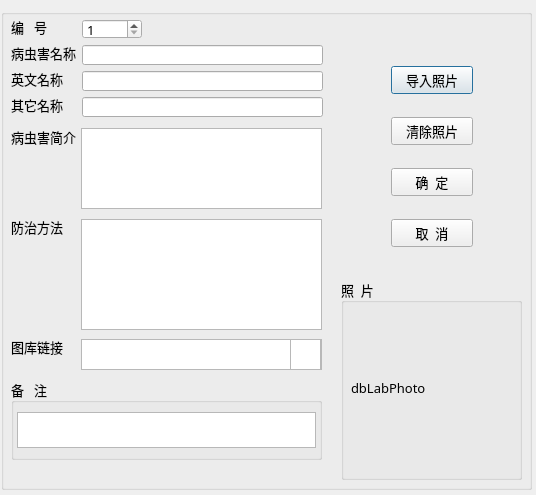
<?xml version="1.0" encoding="UTF-8"?>
<ui version="4.0">
 <class>TDialogData</class>
 <widget class="QDialog" name="TDialogData">
  <property name="geometry">
   <rect>
    <x>0</x>
    <y>0</y>
    <width>536</width>
    <height>495</height>
   </rect>
  </property>
  <property name="font">
   <font>
    <family>宋体</family>
    <pointsize>10</pointsize>
   </font>
  </property>
  <property name="windowTitle">
   <string>编辑记录</string>
  </property>
  <widget class="QGroupBox" name="groupBox_2">
   <property name="geometry">
    <rect>
     <x>1</x>
     <y>9</y>
     <width>531</width>
     <height>481</height>
    </rect>
   </property>
   <property name="title">
    <string/>
   </property>
   <widget class="QLabel" name="label">
    <property name="geometry">
     <rect>
      <x>10</x>
      <y>10</y>
      <width>52</width>
      <height>16</height>
     </rect>
    </property>
    <property name="text">
     <string>编   号</string>
    </property>
    <property name="buddy">
     <cstring>spinCropNo</cstring>
    </property>
   </widget>
   <widget class="QSpinBox" name="spinCropNo">
    <property name="geometry">
     <rect>
      <x>81</x>
      <y>10</y>
      <width>60</width>
      <height>20</height>
     </rect>
    </property>
    <property name="minimum">
     <number>1</number>
    </property>
    <property name="maximum">
     <number>10000</number>
    </property>
   </widget>
   <widget class="QLabel" name="label_2">
    <property name="geometry">
     <rect>
      <x>10</x>
      <y>36</y>
      <width>65</width>
      <height>16</height>
     </rect>
    </property>
    <property name="text">
     <string>病虫害名称</string>
    </property>
    <property name="buddy">
     <cstring>editName</cstring>
    </property>
   </widget>
   <widget class="QLineEdit" name="editName">
    <property name="geometry">
     <rect>
      <x>81</x>
      <y>36</y>
      <width>241</width>
      <height>20</height>
     </rect>
    </property>
   </widget>
   <widget class="QLabel" name="label_3">
    <property name="geometry">
     <rect>
      <x>10</x>
      <y>62</y>
      <width>59</width>
      <height>16</height>
     </rect>
    </property>
    <property name="text">
     <string>英文名称 </string>
    </property>
   </widget>
   <widget class="QLineEdit" name="editEName">
    <property name="geometry">
     <rect>
      <x>81</x>
      <y>62</y>
      <width>241</width>
      <height>20</height>
     </rect>
    </property>
   </widget>
   <widget class="QLabel" name="label_5">
    <property name="geometry">
     <rect>
      <x>10</x>
      <y>88</y>
      <width>52</width>
      <height>16</height>
     </rect>
    </property>
    <property name="text">
     <string>其它名称</string>
    </property>
   </widget>
   <widget class="QLineEdit" name="editOName">
    <property name="geometry">
     <rect>
      <x>81</x>
      <y>88</y>
      <width>241</width>
      <height>20</height>
     </rect>
    </property>
   </widget>
   <widget class="QLabel" name="label_7">
    <property name="geometry">
     <rect>
      <x>10</x>
      <y>120</y>
      <width>71</width>
      <height>16</height>
     </rect>
    </property>
    <property name="text">
     <string>病虫害简介</string>
    </property>
   </widget>
   <widget class="QLabel" name="label_6">
    <property name="geometry">
     <rect>
      <x>10</x>
      <y>210</y>
      <width>52</width>
      <height>16</height>
     </rect>
    </property>
    <property name="text">
     <string>防治方法</string>
    </property>
   </widget>
   <widget class="QLabel" name="label_12">
    <property name="geometry">
     <rect>
      <x>10</x>
      <y>330</y>
      <width>52</width>
      <height>16</height>
     </rect>
    </property>
    <property name="text">
     <string>图库链接</string>
    </property>
   </widget>
   <widget class="QTextEdit" name="editPreMeth">
    <property name="geometry">
     <rect>
      <x>80</x>
      <y>210</y>
      <width>241</width>
      <height>111</height>
     </rect>
    </property>
   </widget>
   <widget class="QTextEdit" name="editDisPro">
    <property name="geometry">
     <rect>
      <x>80</x>
      <y>119</y>
      <width>241</width>
      <height>81</height>
     </rect>
    </property>
   </widget>
   <widget class="QGroupBox" name="groupBox_3">
    <property name="geometry">
     <rect>
      <x>10</x>
      <y>370</y>
      <width>311</width>
      <height>81</height>
     </rect>
    </property>
    <property name="title">
     <string>备   注</string>
    </property>
    <property name="flat">
     <bool>true</bool>
    </property>
    <layout class="QVBoxLayout" name="verticalLayout_3">
     <property name="leftMargin">
      <number>3</number>
     </property>
     <property name="rightMargin">
      <number>3</number>
     </property>
     <item>
      <widget class="QPlainTextEdit" name="editMemo">
       <property name="maximumSize">
        <size>
         <width>16777215</width>
         <height>16777215</height>
        </size>
       </property>
      </widget>
     </item>
    </layout>
   </widget>
   <widget class="QWidget" name="layoutWidget">
    <property name="geometry">
     <rect>
      <x>390</x>
      <y>40</y>
      <width>82</width>
      <height>216</height>
     </rect>
    </property>
    <layout class="QVBoxLayout" name="verticalLayout_2">
     <item>
      <widget class="QPushButton" name="btnSetPhoto">
       <property name="text">
        <string>导入照片</string>
       </property>
       <property name="icon">
        <iconset resource="res.qrc">
         <normaloff>:/images/images/00.JPG</normaloff>:/images/images/00.JPG</iconset>
       </property>
      </widget>
     </item>
     <item>
      <widget class="QPushButton" name="btnClearPhoto">
       <property name="text">
        <string>清除照片</string>
       </property>
       <property name="icon">
        <iconset resource="res.qrc">
         <normaloff>:/images/images/103.bmp</normaloff>:/images/images/103.bmp</iconset>
       </property>
      </widget>
     </item>
     <item>
      <widget class="QPushButton" name="btnOK">
       <property name="text">
        <string>确  定</string>
       </property>
       <property name="icon">
        <iconset resource="res.qrc">
         <normaloff>:/images/images/704.bmp</normaloff>:/images/images/704.bmp</iconset>
       </property>
      </widget>
     </item>
     <item>
      <widget class="QPushButton" name="btnClose">
       <property name="text">
        <string>取  消</string>
       </property>
       <property name="icon">
        <iconset resource="res.qrc">
         <normaloff>:/images/images/706.bmp</normaloff>:/images/images/706.bmp</iconset>
       </property>
      </widget>
     </item>
    </layout>
   </widget>
   <widget class="QGroupBox" name="groupBox">
    <property name="geometry">
     <rect>
      <x>340</x>
      <y>270</y>
      <width>181</width>
      <height>201</height>
     </rect>
    </property>
    <property name="title">
     <string>照  片</string>
    </property>
    <property name="flat">
     <bool>true</bool>
    </property>
    <widget class="QLabel" name="LabPhoto">
     <property name="geometry">
      <rect>
       <x>10</x>
       <y>23</y>
       <width>171</width>
       <height>171</height>
      </rect>
     </property>
     <property name="minimumSize">
      <size>
       <width>150</width>
       <height>0</height>
      </size>
     </property>
     <property name="maximumSize">
      <size>
       <width>350</width>
       <height>16777215</height>
      </size>
     </property>
     <property name="text">
      <string>dbLabPhoto</string>
     </property>
    </widget>
   </widget>
   <widget class="QTextBrowser" name="editGallLink_go">
    <property name="geometry">
     <rect>
      <x>289</x>
      <y>330</y>
      <width>31</width>
      <height>31</height>
     </rect>
    </property>
    <property name="font">
     <font>
      <family>宋体</family>
      <pointsize>12</pointsize>
     </font>
    </property>
    <property name="verticalScrollBarPolicy">
     <enum>Qt::ScrollBarAlwaysOff</enum>
    </property>
    <property name="horizontalScrollBarPolicy">
     <enum>Qt::ScrollBarAlwaysOff</enum>
    </property>
    <property name="undoRedoEnabled">
     <bool>false</bool>
    </property>
    <property name="lineWrapMode">
     <enum>QTextEdit::WidgetWidth</enum>
    </property>
    <property name="lineWrapColumnOrWidth">
     <number>0</number>
    </property>
    <property name="readOnly">
     <bool>true</bool>
    </property>
    <property name="html">
     <string>&lt;!DOCTYPE HTML PUBLIC &quot;-//W3C//DTD HTML 4.0//EN&quot; &quot;http://www.w3.org/TR/REC-html40/strict.dtd&quot;&gt;
&lt;html&gt;&lt;head&gt;&lt;meta name=&quot;qrichtext&quot; content=&quot;1&quot; /&gt;&lt;meta charset=&quot;utf-8&quot; /&gt;&lt;style type=&quot;text/css&quot;&gt;
p, li { white-space: pre-wrap; }
hr { height: 1px; border-width: 0; }
li.unchecked::marker { content: &quot;\2610&quot;; }
li.checked::marker { content: &quot;\2612&quot;; }
&lt;/style&gt;&lt;/head&gt;&lt;body style=&quot; font-family:'宋体'; font-size:12pt; font-weight:400; font-style:normal;&quot;&gt;
&lt;p style=&quot;-qt-paragraph-type:empty; margin-top:0px; margin-bottom:0px; margin-left:0px; margin-right:0px; -qt-block-indent:0; text-indent:0px; font-size:8pt;&quot;&gt;&lt;br /&gt;&lt;/p&gt;&lt;/body&gt;&lt;/html&gt;</string>
    </property>
    <property name="overwriteMode">
     <bool>false</bool>
    </property>
    <property name="openExternalLinks">
     <bool>true</bool>
    </property>
   </widget>
   <widget class="QTextEdit" name="editGallLink">
    <property name="geometry">
     <rect>
      <x>80</x>
      <y>330</y>
      <width>241</width>
      <height>31</height>
     </rect>
    </property>
   </widget>
   <zorder>label</zorder>
   <zorder>spinCropNo</zorder>
   <zorder>label_2</zorder>
   <zorder>editName</zorder>
   <zorder>label_3</zorder>
   <zorder>editEName</zorder>
   <zorder>label_5</zorder>
   <zorder>editOName</zorder>
   <zorder>label_7</zorder>
   <zorder>label_6</zorder>
   <zorder>label_12</zorder>
   <zorder>editPreMeth</zorder>
   <zorder>editDisPro</zorder>
   <zorder>groupBox_3</zorder>
   <zorder>layoutWidget</zorder>
   <zorder>groupBox</zorder>
   <zorder>editGallLink</zorder>
   <zorder>editGallLink_go</zorder>
  </widget>
 </widget>
 <resources>
  <include location="res.qrc"/>
 </resources>
 <connections>
  <connection>
   <sender>btnClose</sender>
   <signal>clicked()</signal>
   <receiver>TDialogData</receiver>
   <slot>reject()</slot>
   <hints>
    <hint type="sourcelabel">
     <x>530</x>
     <y>230</y>
    </hint>
    <hint type="destinationlabel">
     <x>294</x>
     <y>205</y>
    </hint>
   </hints>
  </connection>
  <connection>
   <sender>btnOK</sender>
   <signal>clicked()</signal>
   <receiver>TDialogData</receiver>
   <slot>accept()</slot>
   <hints>
    <hint type="sourcelabel">
     <x>530</x>
     <y>173</y>
    </hint>
    <hint type="destinationlabel">
     <x>294</x>
     <y>205</y>
    </hint>
   </hints>
  </connection>
 </connections>
</ui>
